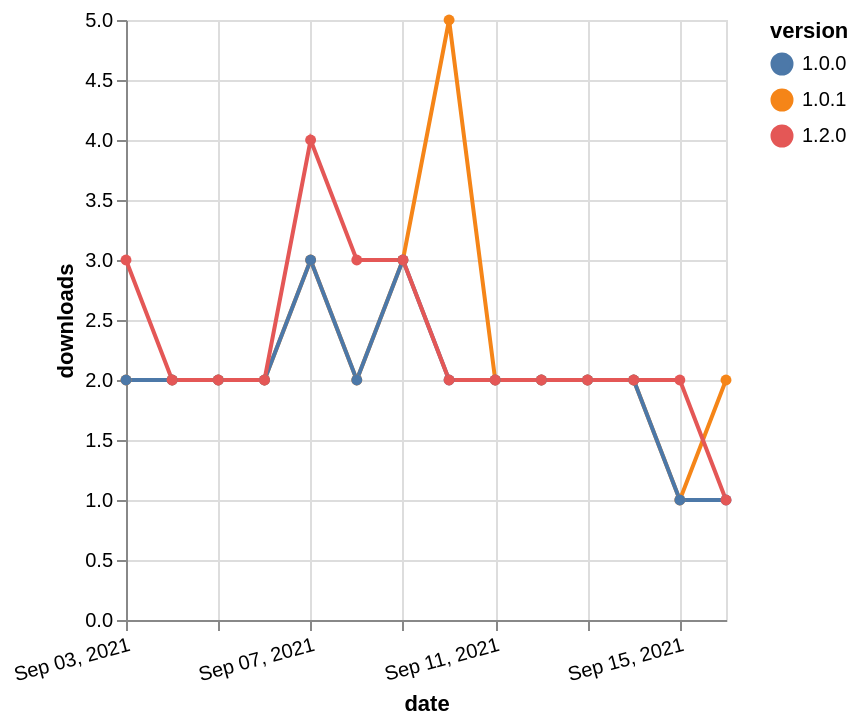

The specification (Vega-Lite) saved for this image:
### Vega-Lite specification from a JSON file in a GitHub repository (floating-point values rounded to 4 significant figures)
{"$schema": "https://vega.github.io/schema/vega-lite/v5.json", "description": "A simple bar chart with embedded data.", "data": {"values": [{"date": "2021-09-03", "total": 389, "delta": 2, "version": "1.0.1"}, {"date": "2021-09-04", "total": 391, "delta": 2, "version": "1.0.1"}, {"date": "2021-09-05", "total": 393, "delta": 2, "version": "1.0.1"}, {"date": "2021-09-06", "total": 395, "delta": 2, "version": "1.0.1"}, {"date": "2021-09-07", "total": 398, "delta": 3, "version": "1.0.1"}, {"date": "2021-09-08", "total": 400, "delta": 2, "version": "1.0.1"}, {"date": "2021-09-09", "total": 403, "delta": 3, "version": "1.0.1"}, {"date": "2021-09-10", "total": 408, "delta": 5, "version": "1.0.1"}, {"date": "2021-09-11", "total": 410, "delta": 2, "version": "1.0.1"}, {"date": "2021-09-12", "total": 412, "delta": 2, "version": "1.0.1"}, {"date": "2021-09-13", "total": 414, "delta": 2, "version": "1.0.1"}, {"date": "2021-09-14", "total": 416, "delta": 2, "version": "1.0.1"}, {"date": "2021-09-15", "total": 417, "delta": 1, "version": "1.0.1"}, {"date": "2021-09-16", "total": 419, "delta": 2, "version": "1.0.1"}, {"date": "2021-09-03", "total": 701, "delta": 2, "version": "1.0.0"}, {"date": "2021-09-04", "total": 703, "delta": 2, "version": "1.0.0"}, {"date": "2021-09-05", "total": 705, "delta": 2, "version": "1.0.0"}, {"date": "2021-09-06", "total": 707, "delta": 2, "version": "1.0.0"}, {"date": "2021-09-07", "total": 710, "delta": 3, "version": "1.0.0"}, {"date": "2021-09-08", "total": 712, "delta": 2, "version": "1.0.0"}, {"date": "2021-09-09", "total": 715, "delta": 3, "version": "1.0.0"}, {"date": "2021-09-10", "total": 717, "delta": 2, "version": "1.0.0"}, {"date": "2021-09-11", "total": 719, "delta": 2, "version": "1.0.0"}, {"date": "2021-09-12", "total": 721, "delta": 2, "version": "1.0.0"}, {"date": "2021-09-13", "total": 723, "delta": 2, "version": "1.0.0"}, {"date": "2021-09-14", "total": 725, "delta": 2, "version": "1.0.0"}, {"date": "2021-09-15", "total": 726, "delta": 1, "version": "1.0.0"}, {"date": "2021-09-16", "total": 727, "delta": 1, "version": "1.0.0"}, {"date": "2021-09-03", "total": 259, "delta": 3, "version": "1.2.0"}, {"date": "2021-09-04", "total": 261, "delta": 2, "version": "1.2.0"}, {"date": "2021-09-05", "total": 263, "delta": 2, "version": "1.2.0"}, {"date": "2021-09-06", "total": 265, "delta": 2, "version": "1.2.0"}, {"date": "2021-09-07", "total": 269, "delta": 4, "version": "1.2.0"}, {"date": "2021-09-08", "total": 272, "delta": 3, "version": "1.2.0"}, {"date": "2021-09-09", "total": 275, "delta": 3, "version": "1.2.0"}, {"date": "2021-09-10", "total": 277, "delta": 2, "version": "1.2.0"}, {"date": "2021-09-11", "total": 279, "delta": 2, "version": "1.2.0"}, {"date": "2021-09-12", "total": 281, "delta": 2, "version": "1.2.0"}, {"date": "2021-09-13", "total": 283, "delta": 2, "version": "1.2.0"}, {"date": "2021-09-14", "total": 285, "delta": 2, "version": "1.2.0"}, {"date": "2021-09-15", "total": 287, "delta": 2, "version": "1.2.0"}, {"date": "2021-09-16", "total": 288, "delta": 1, "version": "1.2.0"}]}, "width": "container", "mark": {"type": "line", "point": {"filled": true}}, "encoding": {"x": {"field": "date", "type": "temporal", "timeUnit": "yearmonthdate", "title": "date", "axis": {"labelAngle": -15}}, "y": {"field": "delta", "type": "quantitative", "title": "downloads"}, "color": {"field": "version", "type": "nominal"}, "tooltip": {"field": "delta"}}}
